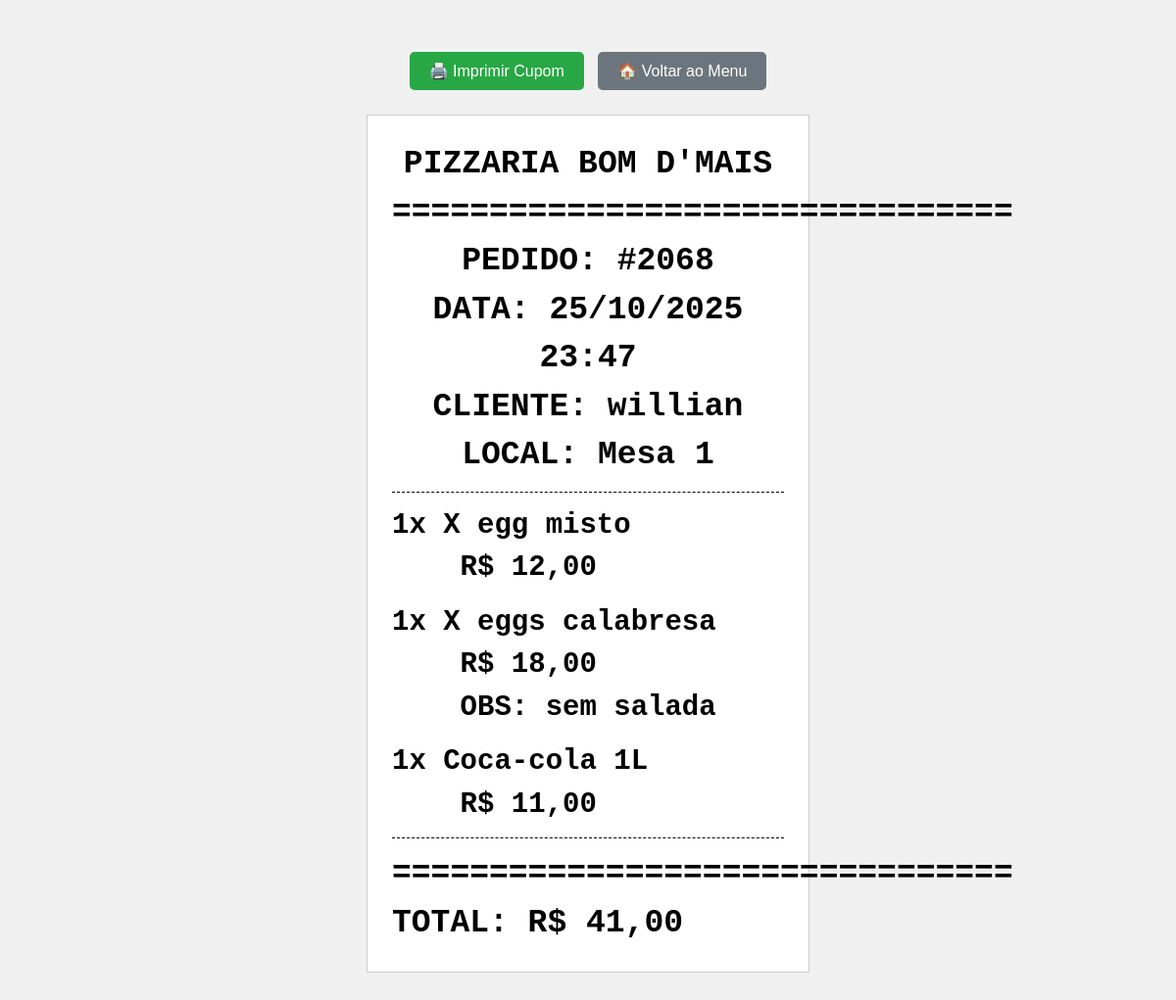
/reimprimir/2068/, run on the app's committed database.
### registrador/models.py (models this page shows, shortened)
class Pedido(models.Model):
    criado_em = models.DateTimeField(auto_now_add=True)
    finalizado = models.BooleanField(default=False)
    nome_cliente = models.CharField(max_length=100, blank=True, null=True)
    local_consumo = models.CharField(max_length=100, blank=True, null=True)
    forma_pagamento = models.CharField(max_length=200, blank=True, null=True)
    def total(self):
        return sum(item.subtotal() for item in self.itens.all())

class ItemPedido(models.Model):
    pedido = models.ForeignKey(Pedido, related_name='itens', on_delete=models.CASCADE)
    produto = models.ForeignKey(Produto, on_delete=models.CASCADE)
    quantidade = models.IntegerField(default=1)
    preco_unitario = models.DecimalField(max_digits=6, decimal_places=2, null=True, blank=True)
    descricao_produto = models.CharField(max_length=150, blank=True, null=True)
    observacao = models.CharField(max_length=255, null=True, blank=True)
    sabor2 = models.ForeignKey(Produto, related_name='itens_sabor2', on_delete=models.CASCADE, null=True, blank=True)
    def subtotal(self):
        if self.preco_unitario:
            return self.quantidade * self.preco_unitario
        elif hasattr(self.produto, 'preco'):
            return self.quantidade * self.produto.preco
        return 0  # ou lançar erro

class Produto(models.Model):
    CATEGORIAS = (
        ('combo', 'Combo'),
        ('pizza', 'Pizza'),
        ('lanche', 'Lanche'),
        ('bebida', 'Bebida'),
        ('artesanal', 'Artesanal'),
        ('sabor_promocao', 'Promocao'),
        ('entrada', 'Entrada'),
        ('espeto', 'Espeto'),
        ('porcoes', 'Porções'),
        ('pf_refeicao', 'PF_Refeição'),
    )
    nome = models.CharField(max_length=100)
    descricao = models.TextField(blank=True)
    preco = models.DecimalField(max_digits=6, decimal_places=2, blank=True, null=True)
    imagem = models.ImageField(upload_to='produtos/', blank=True, null=True)
    categoria = models.CharField(max_length=20, choices=CATEGORIAS)

### registrador/views.py (the view, shortened to what this page needs)
# urls.py: path('reimprimir/<int:pedido_id>/', views.reimprimir_pedido, name='reimprimir_pedido'),
def reimprimir_pedido(request, pedido_id):
    pedido = get_object_or_404(Pedido, id=pedido_id, finalizado=True)
    context = {
        'pedido': pedido,
        'imprimir': True
    }
    return render(request, 'registrador/cupom_impressao.html', context)

### registrador/templates/registrador/cupom_impressao.html (shortened to what this page needs)
<!DOCTYPE html>
<html lang="pt">
<head>
</head>
<body>
    <div class="no-print botoes">
        <button class="btn-imprimir" onclick="imprimirCupom()">🖨️ Imprimir Cupom</button>
        <button class="btn-voltar" onclick="voltarMenu()">🏠 Voltar ao Menu</button>
    </div>
    <div class="cupom" id="cupom">
        <div class="header">
            <strong>PIZZARIA BOM D'MAIS</strong><br>
            ================================<br>
            PEDIDO: #{{ pedido.id }}<br>
            DATA: {{ pedido.criado_em|date:"d/m/Y H:i" }}<br>
            CLIENTE: {{ pedido.nome_cliente|default:"Não informado" }}<br>
            LOCAL: {{ pedido.local_consumo|default:"Não informado" }}<br>
        </div>
        {% for item in pedido.itens.all %}
        <div class="item">
            {{ item.quantidade }}x
            {% if item.descricao_produto %}
                {{ item.descricao_produto }}
            {% else %}
                {{ item.produto.nome }}
            {% endif %}<br>
            &nbsp;&nbsp;&nbsp;&nbsp;R$ {{ item.subtotal }}<br>
            {% if item.observacao %}
                &nbsp;&nbsp;&nbsp;&nbsp;OBS: {{ item.observacao }}<br>
            {% endif %}
        </div>
        {% endfor %}
        <div class="total">
            ================================<br>
            TOTAL: R$ {{ pedido.total }}<br>
        </div>
    </div>
</body>
</html>

### registrador/templates/registrador/cupom_impressao.html (style rules this page uses)
@media screen { body { background-color: #f0f0f0; padding: 20px; font-family: Arial, sans-serif; } }
@media screen { .cupom { background: white; width: 400px; margin: 0 auto; padding: 25px; border: 1px solid #ccc; font-family: 'Courier New', monospace; font-size: 29px; line-height: 1.5; font-weight: bold; } }
.cupom { text-align: left; }
.header { text-align: center; border-bottom: 1px dashed #000; padding-bottom: 12px; margin-bottom: 12px; font-size: 33px; font-weight: bold; }
.item { margin-bottom: 12px; font-size: 29px; font-weight: bold; }
.total { border-top: 1px dashed #000; padding-top: 12px; margin-top: 12px; font-weight: bold; font-size: 33px; }
.botoes { text-align: center; margin: 20px 0; }
.botoes button { margin: 5px; padding: 10px 20px; font-size: 16px; cursor: pointer; }
.btn-imprimir { background-color: #28a745; color: white; border: none; border-radius: 5px; }
.btn-voltar { background-color: #6c757d; color: white; border: none; border-radius: 5px; }

### data on the page
Pedido: id "2068", criado_em "25/10/2025 23:47", nome_cliente "willian", local_consumo "Mesa 1", total "41,00"
ItemPedido: quantidade "1", produto.nome "X egg misto", subtotal "12,00"
ItemPedido: quantidade "1", produto.nome "X eggs calabresa", subtotal "18,00", observacao "sem salada"
ItemPedido: quantidade "1", produto.nome "Coca-cola 1L", subtotal "11,00"
